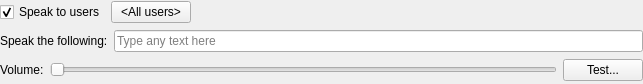
<?xml version="1.0" encoding="UTF-8"?>
<ui version="4.0">
 <class>SayTextBusinessActionWidget</class>
 <widget class="QWidget" name="SayTextBusinessActionWidget">
  <property name="geometry">
   <rect>
    <x>0</x>
    <y>0</y>
    <width>643</width>
    <height>84</height>
   </rect>
  </property>
  <property name="windowTitle">
   <string/>
  </property>
  <layout class="QVBoxLayout" name="verticalLayout">
   <property name="leftMargin">
    <number>0</number>
   </property>
   <property name="topMargin">
    <number>0</number>
   </property>
   <property name="rightMargin">
    <number>0</number>
   </property>
   <property name="bottomMargin">
    <number>0</number>
   </property>
   <item>
    <layout class="QHBoxLayout" name="horizontalLayout_2">
     <item>
      <widget class="QCheckBox" name="playToClient">
       <property name="text">
        <string>Speak to users</string>
       </property>
       <property name="checked">
        <bool>true</bool>
       </property>
      </widget>
     </item>
     <item>
      <widget class="QPushButton" name="selectUsersButton">
       <property name="text">
        <string notr="true">&lt;All users&gt;</string>
       </property>
      </widget>
     </item>
     <item>
      <spacer name="horizontalSpacer">
       <property name="orientation">
        <enum>Qt::Horizontal</enum>
       </property>
       <property name="sizeHint" stdset="0">
        <size>
         <width>40</width>
         <height>20</height>
        </size>
       </property>
      </spacer>
     </item>
    </layout>
   </item>
   <item>
    <layout class="QHBoxLayout" name="horizontalLayout">
     <item>
      <widget class="QLabel" name="label">
       <property name="text">
        <string>Speak the following:</string>
       </property>
      </widget>
     </item>
     <item>
      <widget class="QLineEdit" name="textEdit">
       <property name="placeholderText">
        <string>Type any text here</string>
       </property>
      </widget>
     </item>
    </layout>
   </item>
   <item>
    <layout class="QHBoxLayout" name="testLayout">
     <item>
      <widget class="QLabel" name="volumeLabel">
       <property name="text">
        <string>Volume:</string>
       </property>
      </widget>
     </item>
     <item>
      <widget class="QSlider" name="volumeSlider">
       <property name="maximum">
        <number>100</number>
       </property>
       <property name="orientation">
        <enum>Qt::Horizontal</enum>
       </property>
      </widget>
     </item>
     <item>
      <widget class="QPushButton" name="testButton">
       <property name="text">
        <string>Test...</string>
       </property>
       <property name="iconSize">
        <size>
         <width>16</width>
         <height>16</height>
        </size>
       </property>
      </widget>
     </item>
    </layout>
   </item>
  </layout>
 </widget>
 <resources/>
 <connections/>
</ui>
